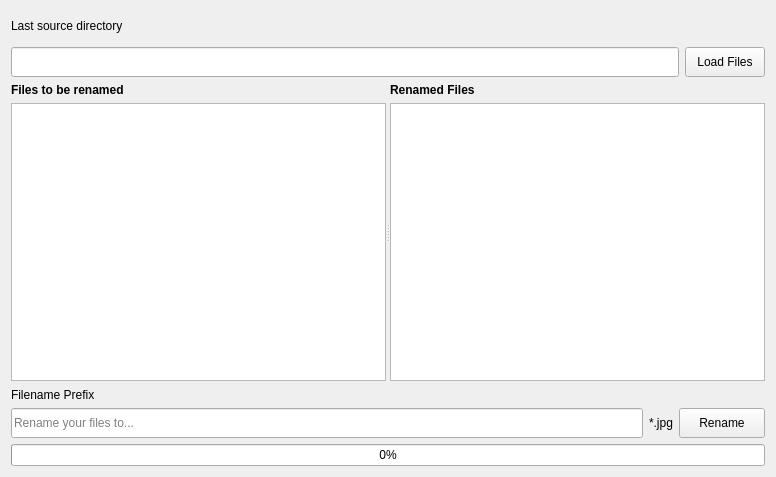
<?xml version="1.0" encoding="UTF-8"?>
<ui version="4.0">
 <class>Form</class>
 <widget class="QWidget" name="Form">
  <property name="geometry">
   <rect>
    <x>0</x>
    <y>0</y>
    <width>776</width>
    <height>477</height>
   </rect>
  </property>
  <property name="windowTitle">
   <string>RP Renamer</string>
  </property>
  <layout class="QGridLayout" name="gridLayout">
   <item row="0" column="0" colspan="4">
    <widget class="QLabel" name="label">
     <property name="minimumSize">
      <size>
       <width>0</width>
       <height>15</height>
      </size>
     </property>
     <property name="maximumSize">
      <size>
       <width>16777215</width>
       <height>30</height>
      </size>
     </property>
     <property name="text">
      <string>Last source directory</string>
     </property>
    </widget>
   </item>
   <item row="1" column="0" colspan="3">
    <widget class="QLineEdit" name="lineEdit">
     <property name="minimumSize">
      <size>
       <width>0</width>
       <height>30</height>
      </size>
     </property>
    </widget>
   </item>
   <item row="1" column="3">
    <widget class="QPushButton" name="pushButton">
     <property name="minimumSize">
      <size>
       <width>0</width>
       <height>30</height>
      </size>
     </property>
     <property name="text">
      <string>Load Files</string>
     </property>
    </widget>
   </item>
   <item row="2" column="0" colspan="4">
    <widget class="QSplitter" name="splitter">
     <property name="orientation">
      <enum>Qt::Horizontal</enum>
     </property>
     <widget class="QWidget" name="">
      <layout class="QVBoxLayout" name="verticalLayout">
       <item>
        <widget class="QLabel" name="label_2">
         <property name="font">
          <font>
           <weight>75</weight>
           <bold>true</bold>
          </font>
         </property>
         <property name="text">
          <string>Files to be renamed</string>
         </property>
        </widget>
       </item>
       <item>
        <widget class="QListWidget" name="listWidget"/>
       </item>
      </layout>
     </widget>
     <widget class="QWidget" name="">
      <layout class="QVBoxLayout" name="verticalLayout_2">
       <item>
        <widget class="QLabel" name="label_3">
         <property name="font">
          <font>
           <weight>75</weight>
           <bold>true</bold>
          </font>
         </property>
         <property name="text">
          <string>Renamed Files</string>
         </property>
        </widget>
       </item>
       <item>
        <widget class="QListWidget" name="listWidget_2"/>
       </item>
      </layout>
     </widget>
    </widget>
   </item>
   <item row="3" column="0">
    <widget class="QLabel" name="label_4">
     <property name="minimumSize">
      <size>
       <width>0</width>
       <height>15</height>
      </size>
     </property>
     <property name="maximumSize">
      <size>
       <width>16777215</width>
       <height>15</height>
      </size>
     </property>
     <property name="text">
      <string>Filename Prefix</string>
     </property>
    </widget>
   </item>
   <item row="4" column="0">
    <widget class="QLineEdit" name="lineEdit_2">
     <property name="minimumSize">
      <size>
       <width>0</width>
       <height>30</height>
      </size>
     </property>
     <property name="maximumSize">
      <size>
       <width>16777215</width>
       <height>30</height>
      </size>
     </property>
     <property name="placeholderText">
      <string>Rename your files to...</string>
     </property>
    </widget>
   </item>
   <item row="4" column="1">
    <widget class="QLabel" name="label_5">
     <property name="minimumSize">
      <size>
       <width>0</width>
       <height>30</height>
      </size>
     </property>
     <property name="text">
      <string>*.jpg</string>
     </property>
    </widget>
   </item>
   <item row="4" column="2" colspan="2">
    <widget class="QPushButton" name="pushButton_2">
     <property name="minimumSize">
      <size>
       <width>0</width>
       <height>30</height>
      </size>
     </property>
     <property name="text">
      <string>Rename</string>
     </property>
    </widget>
   </item>
   <item row="5" column="0" colspan="4">
    <widget class="QProgressBar" name="progressBar">
     <property name="value">
      <number>0</number>
     </property>
    </widget>
   </item>
  </layout>
 </widget>
 <resources/>
 <connections/>
</ui>
